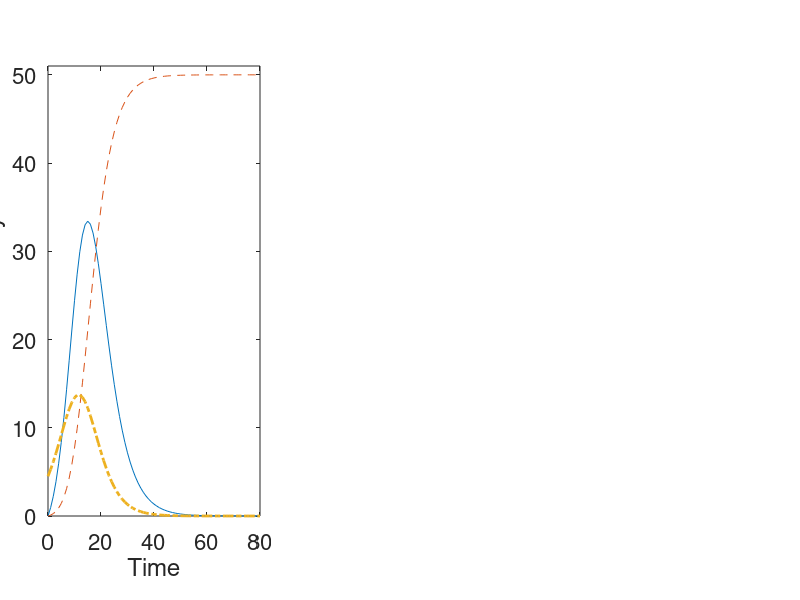

Write the MATLAB code that produced this figure. (Note: this script raises an error after producing the figure.)
clear all;
close all;

set(0,'DefaultAxesFontSize',16);
set(0,'DefaultTextFontSize',16);

addpath('../GSAT/');

r=0.2;
K=50;
N0=4.5;
prm_all=[r K N0]';
prm_name_all = {'r', 'K', 'N_0'};
prm_interest={'r', 'K', 'N_0'};
prm_idx = find(ismember(prm_name_all, prm_interest));
prm=prm_all(prm_idx);
prm_name=prm_name_all(prm_idx);
num_param=length(prm);

phi=0.02;
t_interval=1;
t_initial=0;
TF=80+t_initial;
t=t_initial:t_interval:TF;
num_time=length(t);

% Calculate the FIM row
pNpK=@(r,K,t,N0) N0^2*(1-exp(-r*t))./((K-N0)*exp(-r*t)+N0).^2;% partial N/partial K
pNpr=@(r,K,t,N0) K*N0*(K-N0)*exp(-r*t).*t./((K-N0)*exp(-r*t)+N0).^2; % partial N/partial r
pNpN0=@(r,K,t,N0) K^2*exp(-r*t)./((K-N0)*exp(-r*t)+N0).^2; % partial N/partial N_0

d_param=zeros(num_param,num_time);
param=zeros(3,1);
param(1)=r;
param(2)=K;
param(3)=N0;
d_param(1,:)=pNpr(r,K,t,N0)*param(1);
d_param(2,:)=pNpK(r,K,t,N0)*param(2);
d_param(3,:)=pNpN0(r,K,t,N0)*param(3);
S_FIM=d_param;

figure(1);
hFig = gcf;
set(hFig,'Position',[20 20 1000 320],'color','w');
hold on;

k=1;
subplot('Position',[0.06+(k-1)*0.31,0.14,0.265,0.75]);
plot(t,S_FIM(1,:),'-',t,S_FIM(2,:),'--',t,S_FIM(3,:),'-.','Linewidth',2.0);
xlabel('Time');
ylabel('FIM sensitivity')
% legend('r','K','C_0','Location','southeast');
ylim([0 51])
xticks([0 20 40 60 80]);
yticks([0 10 20 30 40 50]);

% Plot Sobol's index for optimization
percent=[0.15, 0.15, 0.15];
lower_bounds = prm'.* (1-percent);
upper_bounds = prm'.* (1+percent);
num_MC=20000; % number of Monte Carlo
S_sob=zeros(num_param,num_time);
St_sob=S_sob;
tstart=tic;
for i=1:num_time
    [Total,S_sob(:,i),St_sob(:,i)]=Get_Sobol3(prm_name,lower_bounds,upper_bounds,t(i),num_MC);
end

k=2;
subplot('Position',[0.06+(k-1)*0.35,0.14,0.265,0.75]);
plot(t,St_sob(1,:)/max(St_sob(2,:)),'-',...
    t,St_sob(2,:)/max(St_sob(2,:)),'--',...
    t,St_sob(3,:)/max(St_sob(2,:)),'-.','Linewidth',2.0);
xlabel('Time');
ylabel('Total effect sensitivity');
ylim([0 1.02])
xticks([0 20 40 60 80]);
yticks([0 0.2 0.4 0.6 0.8 1.0]);
legend('r','K','C_0','Location','southeast');
ytickformat('%.1f');

print('Fig4','-dpng','-r300')





